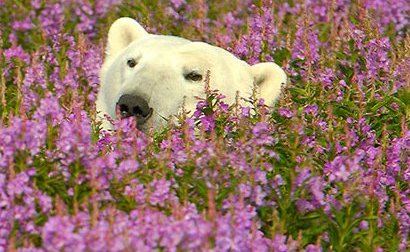
%> input picture assignment_2/Part-2_ Gabor Segmentation/data/polar-bear-hiding.jpg, 410 x 252 px
$ octave gabor_segmentation.m   (GNU Octave 9; MATLAB toolbox functions it lacks are replaced by stand-ins)
%> lines starting %> are read from the running program, lines starting %| are printed output that depends on the picture
%% Hyperparameters
k        = 2;      % number of clusters in k-means algorithm. By default,
                   % we consider k to be 2 in foreground-background segmentation task.
                   % Identifier to switch between input images.

% image_id = 'Kobi';
image_id = 'Polar';
% image_id = 'Robin-1';
% image_id = 'Robin-2';
% image_id = 'Cows';
% image_id = 'SciencePark';
                   % Possible ids: 'Kobi',    'Polar', 'Robin-1'
                   %               'Robin-2', 'Cows'

% Misc
err_msg  = 'Image not available.';

% Control settings
visFlag       = false;    %  Set to true to visualize filter responses.
smoothingFlag = false;   %  Set to true to postprocess filter outputs.

%% Read image
switch image_id
    case 'Kobi'
        img = imread('kobi.png');
        resize_factor = 0.25;
    case 'Polar'
        img = imread('./data/polar-bear-hiding.jpg');
%> img is the input picture: size 252x410x3 uint8; mean R, G, B 150, 115.7, 101.7
        resize_factor = 0.75;
    case 'Robin-1'
        img = imread('./data/robin-1.jpg');
        resize_factor = 1;
    case 'Robin-2'
        img = imread('./data/robin-2.jpg');
        resize_factor = 0.5;
    case 'Cows'
        img = imread('./data/cows.jpg');
        resize_factor = 0.5;
    case 'SciencePark'
        img = imread('./data/sciencepark.jpg');
        img = permute(img,[2,1,3]);
        resize_factor = 0.2;

    otherwise
        error(err_msg)
end

% Image adjustments
img      = imresize(img,resize_factor);
%> img: size 189x308x3 uint8
img_gray = rgb2gray(img);
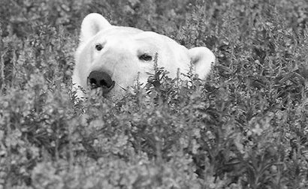
%> img_gray: size 189x308 uint8; min 1, max 254, mean 124.3

% Display image
figure(1), imshow(img), title(sprintf('Input image: %s', image_id));

%% Design array of Gabor Filters
% In this code section, you will create a Gabor Filterbank. A filterbank is
% a collection of filters with varying properties (e.g. {shape, texture}).
% A Gabor filterbank consists of Gabor filters of distinct orientations
% and scales. We will use this bank to extract texture information from the
% input image.

[numRows, numCols, ~] = size(img);
%> numRows = 189; numCols = 308

% Estimate the minimum and maximum of the wavelengths for the sinusoidal
% carriers.
% ** This step is pretty much standard, therefore, you don't have to
%    worry about it. It is cycles in pixels. **
lambdaMin = 4/sqrt(2);
lambdaMax = hypot(numRows,numCols);
%> lambdaMax = 361.4

% Specify the carrier wavelengths.
% (or the central frequency of the carrier signal, which is 1/lambda)
n = floor(log2(lambdaMax/lambdaMin));
%> n = 6
lambdas = 2.^(0:(n-2)) * lambdaMin;
%> lambdas = [2.83 5.66 11.31 22.63 45.25]

% Define the set of orientations for the Gaussian envelope.
dTheta      = 2*pi/8;                  % \\ the step size
orientations = 0:dTheta:(pi/2);

% Define the set of sigmas for the Gaussian envelope. Sigma here defines
% the standard deviation, or the spread of the Gaussian.
sigmas = [1.55];

% Now you can create the filterbank. We provide you with a MATLAB struct
% called gaborFilterBank in which we will hold the filters and their
% corresponding parameters such as sigma, lambda and etc.
% ** All you need to do is to implement createGabor(). Rest will be handled
%    by the provided code block. **
gaborFilterBank = struct();
tic
filterNo = 1;
for ii = 1:length(lambdas)
    for jj  = 1:length(sigmas)
        for ll = 1:length(orientations)
            % Filter parameter configuration for this filter.
            lambda = lambdas(ii);
            sigma  = sigmas(jj);
            theta  = orientations(ll);
            psi    = 0;
            gamma  = 0.5;

            % Create a Gabor filter with the specs above.
            % (We also record the settings in which they are created. )
            % // TODO: Implement the function createGabor() following
            %          the guidelines in the given function template.
            %          ** See createGabor.m for instructions ** //
            % Done by Mehdi
            gaborFilterBank(filterNo).filterPairs = createGabor( sigma, theta, lambda, psi, gamma );
            gaborFilterBank(filterNo).sigma       = sigma;
            gaborFilterBank(filterNo).lambda      = lambda;
            gaborFilterBank(filterNo).theta       = theta;
            gaborFilterBank(filterNo).psi         = psi;
            gaborFilterBank(filterNo).gamma       = gamma;
            filterNo = filterNo+1;
        end
    end
end
%> after the loop, filterNo = 16
ctime = toc;

fprintf('--------------------------------------\n \t\tDetails\n--------------------------------------\n')
fprintf('Total number of filters       : %d \n', length(gaborFilterBank));
%| Total number of filters       : 15
fprintf('Number of scales (sigma)      : %d \n', length(sigmas));
fprintf('Number of orientations (theta): %d \n', length(orientations));
fprintf('Number of carriers (lambda)   : %d \n', length(lambdas));
%| Number of carriers (lambda)   : 5
fprintf('--------------------------------------\n')
fprintf('Filter bank created in %.3f seconds.\n', ctime);
fprintf('--------------------------------------\n')

%% Filter images using Gabor filter bank using quadrature pairs (real and imaginary parts)
% You will now filter the input image with each complex Gabor filter in
% gaborFilterBank structure and store the output in the cell called
% featureMaps.
% // Hint-1: Apply both the real imaginary parts of each kernel
%            separately in the spatial domain (i.e. over the image). //
% // Hint-2: Assign each output (i.e. real and imaginary parts) in
%            variables called real_out and imag_out. //
% // Hint-3: Use built-in MATLAB function, imfilter, to convolve the filter
%            with the input image. Type in the command window the following
%            command for more information: doc imfilter. Check the options
%            for padding. Find the one that works well. You might want to
%            explain what works better and why shortly in the report.
featureMaps = cell(length(gaborFilterBank),1);
for jj = 1 : length(gaborFilterBank)
    % \\TODO: filter the grayscale input with real part of the Gabor
    real_out =  imfilter(img_gray, gaborFilterBank(jj).filterPairs(:,:,1)); % Done
    % \\TODO: filter the grayscale input with imaginary part of the Gabor
    imag_out =  imfilter(img_gray, gaborFilterBank(jj).filterPairs(:,:,2)); % Done
    featureMaps{jj} = cat(3, real_out, imag_out);

    % Visualize the filter responses if you wish.
    if visFlag
        figure(2),
        subplot(121), imshow(real_out), title(sprintf('Re[h(x,y)], \\lambda = %f, \\theta = %f, \\sigma = %f',gaborFilterBank(jj).lambda,...
                                                                                                              gaborFilterBank(jj).theta,...
                                                                                                              gaborFilterBank(jj).sigma));
        subplot(122), imshow(imag_out), title(sprintf('Im[h(x,y)], \\lambda = %f, \\theta = %f, \\sigma = %f',gaborFilterBank(jj).lambda,...
                                                                                                              gaborFilterBank(jj).theta,...
                                                                                                              gaborFilterBank(jj).sigma));
        pause(1)
    end
end
%> this loop made 15 passes
%> pass 1, `real_out =  imfilter(img_gray, gaborFilterBank(jj).filterPairs(:,:,1));`:
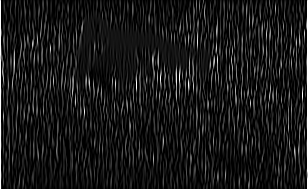
%> real_out: size 189x308 uint8; min 0, max 255, mean 23.7
%> after the loop, featureMaps = 15 items


%% Compute the magnitude
% Now, you will compute the magnitude of the output responses.
% \\ Hint: (real_part^2 + imaginary_part^2)^(1/2) \\
featureMags =  cell(length(gaborFilterBank),1);
for jj = 1:length(featureMaps)
    real_part = featureMaps{jj}(:,:,1);
    imag_part = featureMaps{jj}(:,:,2);
    % \\TODO: Compute the magnitude here
    featureMags{jj} = sqrt(double((real_part.^2+imag_part.^2))); % Done

    % Visualize the magnitude response if you wish.
    if visFlag
        figure(3),
        imshow(uint8(featureMags{jj})), title(sprintf('Re[h(x,y)], \\lambda = %f, \\theta = %f, \\sigma = %f',gaborFilterBank(jj).lambda,...
                                                                                                              gaborFilterBank(jj).theta,...
                                                                                                              gaborFilterBank(jj).sigma));
        pause(.3)
    end
end
%> this loop made 15 passes
%> pass 3, `imag_part = featureMaps{jj}(:,:,2);`:
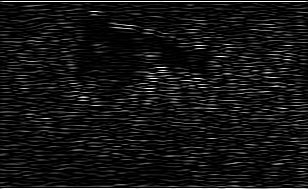
%> imag_part: size 189x308 uint8; min 0, max 255, mean 20.4
%> after the loop, featureMags = 15 items
%> after the loop:
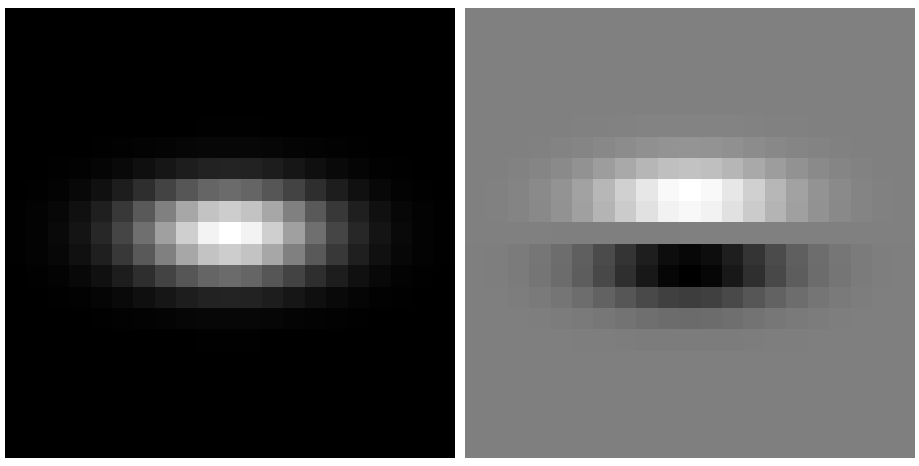
%> figure redrawn from the program's plot data, 2 panels

%% Prepare and Preprocess features
% You can think of each filter response as a sort of feature representation
% for the pixels. Now that you have numFilters = |gaborFilterBank| filters,
% we can represent each pixel by this many features.
% \\ Q: What kind of features do you think gabor filters might correspond to?

% You will now implement a smoothing operation over the magnitude images in
% featureMags.
% \\ Hint: For each i in [1, length(featureMags)], smooth featureMags{i}
%          using an appropriate first order Gaussian kernel.
% \\ Hint: doc imfilter, doc fspecial or doc imgaussfilt.
features = zeros(numRows, numCols, length(featureMags));
if smoothingFlag
    % \\TODO: Done
    %FOR_LOOP
        % i)  filter the magnitude response with appropriate Gaussian kernels
        % ii) insert the smoothed image into features(:,:,jj)
    %END_FOR
    for jj = 1:length(featureMags)
        features(:, :, jj) = imgaussfilt(featureMags{jj}, 12*gaborFilterBank(jj).sigma);
    end
else
    % Don't smooth but just insert magnitude images into the matrix
    % called features.
    for jj = 1:length(featureMags)
        features(:,:,jj) = featureMags{jj};
    end
end


% Reshape the filter outputs (i.e. tensor called features) of size
% [numRows, numCols, numFilters] into a matrix of size [numRows*numCols, numFilters]
% This will constitute our data matrix which represents each pixel in the
% input image with numFilters features.
features = reshape(features, numRows * numCols, []);


% Standardize features.
% \\ Hint: see http://ufldl.stanford.edu/wiki/index.php/Data_Preprocessing
%          for more information. \\

features = (features - mean(features,1))/std(features,[],1);
            % \\ TODO: i)  Implement standardization on matrix called features.
            %          ii) Return the standardized data matrix.


% (Optional) Visualize the saliency map using the first principal component
% of the features matrix. It will be useful to diagnose possible problems
% with the pipeline and filterbank.
coeff = pca(features);
%> coeff = 1
feature2DImage = reshape(features*coeff(:,1),numRows,numCols);
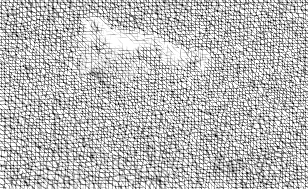
%> feature2DImage: size 189x308 double; min -1.78, max 0.655, mean 3.93e-13; drawn with min black and max white
figure(4)
imshow(feature2DImage,[]), title('Pixel representation projected onto first PC')


% Apply k-means algorithm to cluster pixels using the data matrix,
% features.
% \\ Hint-1: doc kmeans
% \\ Hint-2: use the parameter k defined in the first section when calling
%            MATLAB's built-in kmeans function.
tic
% \\TODO: Return cluster labels per pixel
pixLabels = kmeans(features, k); % Done
ctime = toc;
fprintf('Clustering completed in %.3f seconds.\n', ctime);


% Visualize the clustering by reshaping pixLabels into original grayscale
% input size [numRows numCols].
pixLabels = reshape(pixLabels,[numRows numCols]);
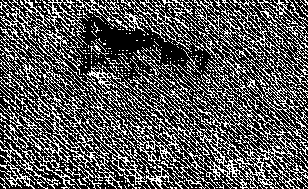
%> pixLabels: size 189x308 double; values 1 (black) and 2 (white), 33.7% white in thin lines or dots

figure(5)
imshow(label2rgb(pixLabels)), title('Pixel clusters');


% Use the pixLabels to visualize segmentation.
Aseg1 = zeros(size(img),'like',img);
%> Aseg1: size 189x308x3 uint8; every value is 0
Aseg2 = zeros(size(img),'like',img);
BW = pixLabels == 2;
%> BW: size 189x308 logical; 33.7% white in thin lines or dots
BW = repmat(BW,[1 1 3]);
%> BW: size 189x308x3 logical; 33.7% white in thin lines or dots
Aseg1(BW) = img(BW);
Aseg2(~BW) = img(~BW);
figure(6)
imshowpair(Aseg1,Aseg2,'montage')
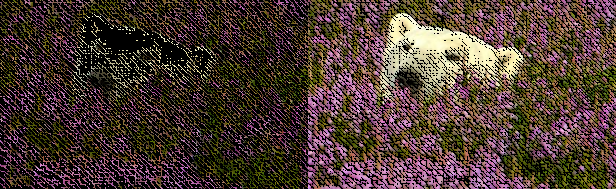
%> displayed picture: size 189x616x3, on the screen's scale of 0 to 255; mean R, G, B 75, 57.8, 50.8
